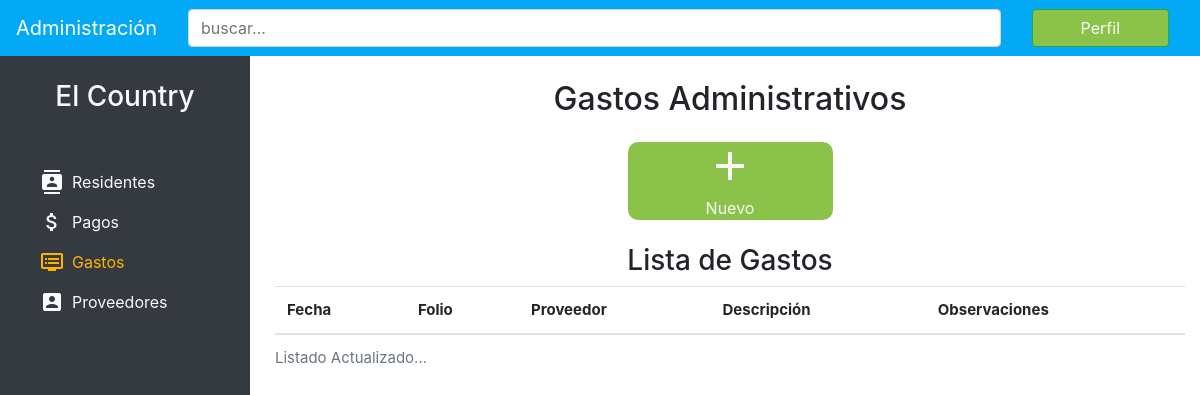
Page /expenses/ on the earlier database version.
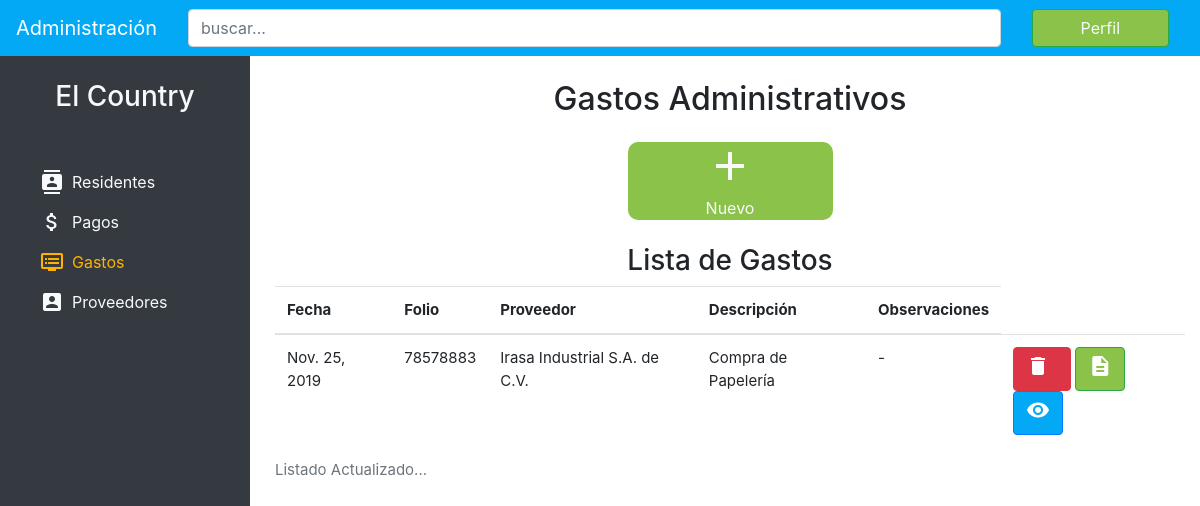
Same page on the later database version.
### expenses/models.py (models this page shows, shortened)
class Expenses(models.Model):
    date = models.DateField(verbose_name="fecha")
    folio = models.CharField(max_length=50, verbose_name="folio")
    provider = models.CharField(max_length=200, verbose_name="proveedor")
    description = models.CharField(max_length=200, verbose_name="descripción")
    notes = models.CharField(max_length=300, verbose_name="observaciones adicionales")
    class Meta:
        verbose_name = "Gasto"
        verbose_name_plural = "Gastos"
        ordering = ['-date']

### expenses/views.py (the view)
# urls.py: path('', views.expenses_list, name='expenses'),
def expenses_list(request):
    expenses_listed = Expenses.objects.all()
    context = {
        'expenses_listed' : expenses_listed,
    }
    return render(request, 'expenses/expenses.html', context)

### expenses/templates/expenses/expenses.html
{% extends 'resident/base.html' %}{%block title%}Proveedores{% endblock %}{% block content %}
<main class="pt-4">
    <div class="container">
        <h2 class="text-center mb-4">Gastos Administrativos</h2>
        <div class="row text-center panel justify-content-center align-middle">
            <div class="col-lg-3 col-md-6 col-12">
                <div class="boton bg-success d-flex align-items-center justify-content-center">
                    <a href="{% url 'add-expense' %}" class="text-light">
                        <i class="material-icons">add</i>
                        <p class="m-0">Nuevo</p>
                    </a>
                </div>
            </div>
        </div>
        <h3 class="text-center mt-4">Lista de Gastos</h3>
        <table class="table">
            <caption>Listado Actualizado...</caption>
            <thead>
                <tr>
                    <th scope="col">Fecha</th>
                    <th scope="col">Folio</th>
                    <th scope="col">Proveedor</th>
                    <th scope="col">Descripción</th>
                    <th scope="col">Observaciones</th>
                </tr>
            </thead>
            <tbody>
            {% if expenses_listed %} {% for expense in expenses_listed %}
                <tr>
                    <td>{{ expense.date}}</td>
                    <td>{{ expense.folio}}</td>
                    <td>{{ expense.provider}}</td>
                    <td>{{ expense.description}}</td>
                    <td>{{ expense.notes}}</td>
                    <td>
                        <a href="#" class="btn btn-danger"><i class="material-icons mr-2">delete</i></a>
                        <a href="#" class="btn btn-success"><i class="material-icons">description</i></a>
                        <a href="#" class="btn btn-primary"><i class="material-icons">visibility</i></a>
                    </td>
                </tr>
            {% endfor %}
            {% endif %}
            </tbody>
        </table>
    </div>
</main>
{% endblock %}

Differences in the rows shown:
added Expenses: date "Nov. 25, 2019", folio "78578883", provider "Irasa Industrial S.A. de C.V.", description "Compra de Papelería", notes "-"
